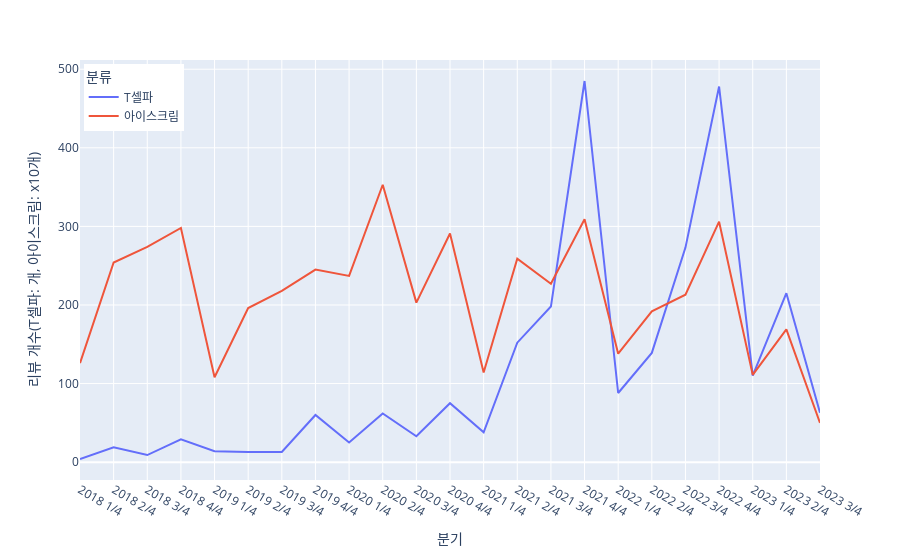

Source (notebook cell):
### Code cell
# 리뷰 개수 그래프

import plotly.express as px
fig = px.line(DF, x = 'quarter', y = '리뷰 개수', color = '분류',
       labels={'quarter':'분기','리뷰 개수':'리뷰 개수(T셀파: 개, 아이스크림: x10개)'})

fig.update_layout(legend=dict(
    yanchor="top",
    y=0.99,
    xanchor="left",
    x=0.005
))

fig.show()

### Figure 1 — Plotly figure (JSON) as saved in the notebook; plotly's stock layout.template omitted (floating-point values rounded to 4 significant figures)
{"data": [{"hovertemplate": "분류=T셀파<br>분기=%{x}<br>리뷰 개수(T셀파: 개, 아이스크림: x10개)=%{y}<extra></extra>", "legendgroup": "T셀파", "line": {"color": "#636efa", "dash": "solid"}, "marker": {"symbol": "circle"}, "mode": "lines", "name": "T셀파", "orientation": "v", "showlegend": true, "type": "scatter", "x": ["2018 1/4", "2018 2/4", "2018 3/4", "2018 4/4", "2019 1/4", "2019 2/4", "2019 3/4", "2019 4/4", "2020 1/4", "2020 2/4", "2020 3/4", "2020 4/4", "2021 1/4", "2021 2/4", "2021 3/4", "2021 4/4", "2022 1/4", "2022 2/4", "2022 3/4", "2022 4/4", "2023 1/4", "2023 2/4", "2023 3/4"], "xaxis": "x", "y": [4, 19, 9, 29, 14, 13, 13, 60, 25, 62, 33, 75, 38, 152, 198, 485, 88, 139, 273, 478, 110, 215, 63], "yaxis": "y"}, {"hovertemplate": "분류=아이스크림<br>분기=%{x}<br>리뷰 개수(T셀파: 개, 아이스크림: x10개)=%{y}<extra></extra>", "legendgroup": "아이스크림", "line": {"color": "#EF553B", "dash": "solid"}, "marker": {"symbol": "circle"}, "mode": "lines", "name": "아이스크림", "orientation": "v", "showlegend": true, "type": "scatter", "x": ["2018 1/4", "2018 2/4", "2018 3/4", "2018 4/4", "2019 1/4", "2019 2/4", "2019 3/4", "2019 4/4", "2020 1/4", "2020 2/4", "2020 3/4", "2020 4/4", "2021 1/4", "2021 2/4", "2021 3/4", "2021 4/4", "2022 1/4", "2022 2/4", "2022 3/4", "2022 4/4", "2023 1/4", "2023 2/4", "2023 3/4"], "xaxis": "x", "y": [126, 254, 274, 298, 108, 196, 218, 245, 237, 353, 203, 291, 114, 259, 227, 309, 138, 192, 213, 306, 111, 169, 50], "yaxis": "y"}], "layout": {"legend": {"title": {"text": "분류"}, "tracegroupgap": 0, "x": 0.005, "xanchor": "left", "y": 0.99, "yanchor": "top"}, "margin": {"t": 60}, "xaxis": {"anchor": "y", "domain": [0, 1], "title": {"text": "분기"}}, "yaxis": {"anchor": "x", "domain": [0, 1], "title": {"text": "리뷰 개수(T셀파: 개, 아이스크림: x10개)"}}}}
